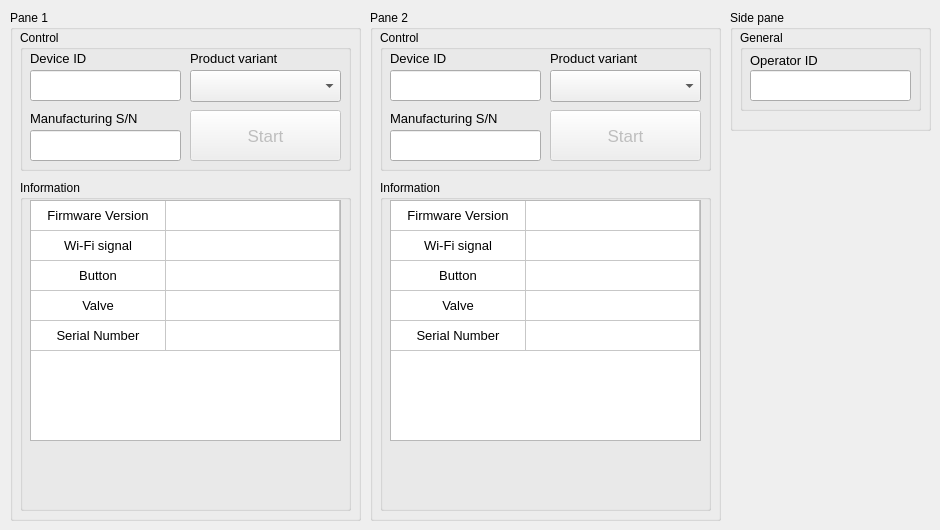
    <widget class="QWidget" name="fa_tab">
     <attribute name="title">
      <string>FA</string>
     </attribute>
     <widget class="QGroupBox" name="faGroupBox1">
      <property name="geometry">
       <rect>
        <x>10</x>
        <y>10</y>
        <width>351</width>
        <height>511</height>
       </rect>
      </property>
      <property name="title">
       <string>Pane 1</string>
      </property>
      <widget class="QGroupBox" name="faCtrlGroupBox1">
       <property name="geometry">
        <rect>
         <x>10</x>
         <y>20</y>
         <width>331</width>
         <height>141</height>
        </rect>
       </property>
       <property name="title">
        <string>Control</string>
       </property>
       <widget class="QPushButton" name="faStartPushButton1">
        <property name="enabled">
         <bool>false</bool>
        </property>
        <property name="geometry">
         <rect>
          <x>170</x>
          <y>80</y>
          <width>151</width>
          <height>51</height>
         </rect>
        </property>
        <property name="font">
         <font>
          <pointsize>13</pointsize>
         </font>
        </property>
        <property name="text">
         <string>Start</string>
        </property>
       </widget>
       <widget class="QLabel" name="label_35">
        <property name="geometry">
         <rect>
          <x>10</x>
          <y>20</y>
          <width>151</width>
          <height>16</height>
         </rect>
        </property>
        <property name="font">
         <font>
          <pointsize>10</pointsize>
         </font>
        </property>
        <property name="text">
         <string>Device ID</string>
        </property>
       </widget>
       <widget class="QLineEdit" name="faDeviceIDLineEdit1">
        <property name="geometry">
         <rect>
          <x>10</x>
          <y>40</y>
          <width>151</width>
          <height>31</height>
         </rect>
        </property>
        <property name="font">
         <font>
          <family>Source Code Pro</family>
          <pointsize>12</pointsize>
          <bold>true</bold>
         </font>
        </property>
        <property name="text">
         <string/>
        </property>
        <property name="alignment">
         <set>Qt::AlignCenter</set>
        </property>
       </widget>
       <widget class="QLabel" name="label_51">
        <property name="geometry">
         <rect>
          <x>170</x>
          <y>20</y>
          <width>151</width>
          <height>16</height>
         </rect>
        </property>
        <property name="font">
         <font>
          <pointsize>10</pointsize>
         </font>
        </property>
        <property name="text">
         <string>Product variant</string>
        </property>
       </widget>
       <widget class="QNoScrollComboBox" name="faPVComboBox1">
        <property name="geometry">
         <rect>
          <x>170</x>
          <y>40</y>
          <width>151</width>
          <height>32</height>
         </rect>
        </property>
        <property name="font">
         <font>
          <pointsize>12</pointsize>
         </font>
        </property>
       </widget>
       <widget class="QLabel" name="label_46">
        <property name="geometry">
         <rect>
          <x>10</x>
          <y>80</y>
          <width>151</width>
          <height>16</height>
         </rect>
        </property>
        <property name="font">
         <font>
          <pointsize>10</pointsize>
         </font>
        </property>
        <property name="text">
         <string>Manufacturing S/N</string>
        </property>
       </widget>
       <widget class="QLineEdit" name="faMfgSNLineEdit1">
        <property name="geometry">
         <rect>
          <x>10</x>
          <y>100</y>
          <width>151</width>
          <height>31</height>
         </rect>
        </property>
        <property name="font">
         <font>
          <family>Source Code Pro</family>
          <pointsize>12</pointsize>
          <bold>true</bold>
         </font>
        </property>
        <property name="text">
         <string/>
        </property>
        <property name="alignment">
         <set>Qt::AlignCenter</set>
        </property>
       </widget>
      </widget>
      <widget class="QGroupBox" name="faInfoGroupBox1">
       <property name="geometry">
        <rect>
         <x>10</x>
         <y>170</y>
         <width>331</width>
         <height>331</height>
        </rect>
       </property>
       <property name="title">
        <string>Information</string>
       </property>
       <widget class="QLabel" name="faStatusLabel1">
        <property name="geometry">
         <rect>
          <x>10</x>
          <y>280</y>
          <width>311</width>
          <height>31</height>
         </rect>
        </property>
        <property name="font">
         <font>
          <pointsize>13</pointsize>
          <bold>true</bold>
         </font>
        </property>
        <property name="text">
         <string>&lt;html&gt;&lt;head/&gt;&lt;body&gt;&lt;p&gt;&lt;br/&gt;&lt;/p&gt;&lt;/body&gt;&lt;/html&gt;</string>
        </property>
        <property name="alignment">
         <set>Qt::AlignCenter</set>
        </property>
        <property name="wordWrap">
         <bool>true</bool>
        </property>
       </widget>
       <widget class="QTableWidget" name="faTableWidget1">
        <property name="geometry">
         <rect>
          <x>10</x>
          <y>20</y>
          <width>311</width>
          <height>241</height>
         </rect>
        </property>
        <property name="font">
         <font>
          <pointsize>10</pointsize>
         </font>
        </property>
        <attribute name="horizontalHeaderVisible">
         <bool>false</bool>
        </attribute>
        <attribute name="horizontalHeaderDefaultSectionSize">
         <number>135</number>
        </attribute>
        <attribute name="horizontalHeaderStretchLastSection">
         <bool>true</bool>
        </attribute>
        <attribute name="verticalHeaderVisible">
         <bool>false</bool>
        </attribute>
        <row>
         <property name="text">
          <string/>
         </property>
        </row>
        <row>
         <property name="text">
          <string/>
         </property>
        </row>
        <row>
         <property name="text">
          <string/>
         </property>
        </row>
        <row>
         <property name="text">
          <string/>
         </property>
        </row>
        <row>
         <property name="text">
          <string/>
         </property>
        </row>
        <column>
         <property name="text">
          <string/>
         </property>
        </column>
        <column>
         <property name="text">
          <string/>
         </property>
        </column>
        <item row="0" column="0">
         <property name="text">
          <string>Firmware Version</string>
         </property>
         <property name="textAlignment">
          <set>AlignCenter</set>
         </property>
         <property name="flags">
          <set>ItemIsSelectable|ItemIsEnabled</set>
         </property>
        </item>
        <item row="0" column="1">
         <property name="text">
          <string/>
         </property>
         <property name="textAlignment">
          <set>AlignCenter</set>
         </property>
         <property name="flags">
          <set>ItemIsSelectable|ItemIsEnabled</set>
         </property>
        </item>
        <item row="1" column="0">
         <property name="text">
          <string>Wi-Fi signal</string>
         </property>
         <property name="textAlignment">
          <set>AlignCenter</set>
         </property>
         <property name="flags">
          <set>ItemIsSelectable|ItemIsEnabled</set>
         </property>
        </item>
        <item row="1" column="1">
         <property name="text">
          <string/>
         </property>
         <property name="textAlignment">
          <set>AlignCenter</set>
         </property>
         <property name="flags">
          <set>ItemIsSelectable|ItemIsEnabled</set>
         </property>
        </item>
        <item row="2" column="0">
         <property name="text">
          <string>Button</string>
         </property>
         <property name="textAlignment">
          <set>AlignCenter</set>
         </property>
         <property name="flags">
          <set>ItemIsSelectable|ItemIsEnabled</set>
         </property>
        </item>
        <item row="2" column="1">
         <property name="text">
          <string/>
         </property>
         <property name="textAlignment">
          <set>AlignCenter</set>
         </property>
         <property name="flags">
          <set>ItemIsSelectable|ItemIsEnabled</set>
         </property>
        </item>
        <item row="3" column="0">
         <property name="text">
          <string>Valve</string>
         </property>
         <property name="textAlignment">
          <set>AlignCenter</set>
         </property>
         <property name="flags">
          <set>ItemIsSelectable|ItemIsEnabled</set>
         </property>
        </item>
        <item row="3" column="1">
         <property name="text">
          <string/>
         </property>
         <property name="textAlignment">
          <set>AlignCenter</set>
         </property>
         <property name="flags">
          <set>ItemIsSelectable|ItemIsEnabled</set>
         </property>
        </item>
        <item row="4" column="0">
         <property name="text">
          <string>Serial Number</string>
         </property>
         <property name="textAlignment">
          <set>AlignCenter</set>
         </property>
        </item>
        <item row="4" column="1">
         <property name="text">
          <string/>
         </property>
         <property name="textAlignment">
          <set>AlignCenter</set>
         </property>
        </item>
       </widget>
       <widget class="QLabel" name="faInfoLabel1">
        <property name="geometry">
         <rect>
          <x>10</x>
          <y>20</y>
          <width>311</width>
          <height>301</height>
         </rect>
        </property>
        <property name="font">
         <font>
          <pointsize>13</pointsize>
          <bold>true</bold>
         </font>
        </property>
        <property name="text">
         <string>&lt;html&gt;&lt;head/&gt;&lt;body&gt;&lt;p align=&quot;center&quot;&gt;&lt;br/&gt;&lt;/p&gt;&lt;/body&gt;&lt;/html&gt;</string>
        </property>
        <property name="alignment">
         <set>Qt::AlignCenter</set>
        </property>
        <property name="wordWrap">
         <bool>true</bool>
        </property>
       </widget>
      </widget>
     </widget>
     <widget class="QGroupBox" name="faGroupBox2">
      <property name="geometry">
       <rect>
        <x>370</x>
        <y>10</y>
        <width>351</width>
        <height>511</height>
       </rect>
      </property>
      <property name="title">
       <string>Pane 2</string>
      </property>
      <widget class="QGroupBox" name="faCtrlGroupBox2">
       <property name="geometry">
        <rect>
         <x>10</x>
         <y>20</y>
         <width>331</width>
         <height>141</height>
        </rect>
       </property>
       <property name="title">
        <string>Control</string>
       </property>
       <widget class="QPushButton" name="faStartPushButton2">
        <property name="enabled">
         <bool>false</bool>
        </property>
        <property name="geometry">
         <rect>
          <x>170</x>
          <y>80</y>
          <width>151</width>
          <height>51</height>
         </rect>
        </property>
        <property name="font">
         <font>
          <pointsize>13</pointsize>
         </font>
        </property>
        <property name="text">
         <string>Start</string>
        </property>
       </widget>
       <widget class="QLabel" name="label_36">
        <property name="geometry">
         <rect>
          <x>10</x>
          <y>20</y>
          <width>151</width>
          <height>16</height>
         </rect>
        </property>
        <property name="font">
         <font>
          <pointsize>10</pointsize>
         </font>
        </property>
        <property name="text">
         <string>Device ID</string>
        </property>
       </widget>
       <widget class="QLineEdit" name="faDeviceIDLineEdit2">
        <property name="geometry">
         <rect>
          <x>10</x>
          <y>40</y>
          <width>151</width>
          <height>31</height>
         </rect>
        </property>
        <property name="font">
         <font>
          <family>Source Code Pro</family>
          <pointsize>12</pointsize>
          <bold>true</bold>
         </font>
        </property>
        <property name="text">
         <string/>
        </property>
        <property name="alignment">
         <set>Qt::AlignCenter</set>
        </property>
       </widget>
       <widget class="QNoScrollComboBox" name="faPVComboBox2">
        <property name="geometry">
         <rect>
          <x>170</x>
          <y>40</y>
          <width>151</width>
          <height>32</height>
         </rect>
        </property>
        <property name="font">
         <font>
          <pointsize>12</pointsize>
         </font>
        </property>
       </widget>
       <widget class="QLabel" name="label_52">
        <property name="geometry">
         <rect>
          <x>170</x>
          <y>20</y>
          <width>151</width>
          <height>16</height>
         </rect>
        </property>
        <property name="font">
         <font>
          <pointsize>10</pointsize>
         </font>
        </property>
        <property name="text">
         <string>Product variant</string>
        </property>
       </widget>
       <widget class="QLabel" name="label_47">
        <property name="geometry">
         <rect>
          <x>10</x>
          <y>80</y>
          <width>151</width>
          <height>16</height>
         </rect>
        </property>
        <property name="font">
         <font>
          <pointsize>10</pointsize>
         </font>
        </property>
        <property name="text">
         <string>Manufacturing S/N</string>
        </property>
       </widget>
       <widget class="QLineEdit" name="faMfgSNLineEdit2">
        <property name="geometry">
         <rect>
          <x>10</x>
          <y>100</y>
          <width>151</width>
          <height>31</height>
         </rect>
        </property>
        <property name="font">
         <font>
          <family>Source Code Pro</family>
          <pointsize>12</pointsize>
          <bold>true</bold>
         </font>
        </property>
        <property name="text">
         <string/>
        </property>
        <property name="alignment">
         <set>Qt::AlignCenter</set>
        </property>
       </widget>
      </widget>
      <widget class="QGroupBox" name="faInfoGroupBox2">
       <property name="geometry">
        <rect>
         <x>10</x>
         <y>170</y>
         <width>331</width>
         <height>331</height>
        </rect>
       </property>
       <property name="title">
        <string>Information</string>
       </property>
       <widget class="QLabel" name="faStatusLabel2">
        <property name="geometry">
         <rect>
          <x>10</x>
          <y>280</y>
          <width>311</width>
          <height>31</height>
         </rect>
        </property>
        <property name="font">
         <font>
          <pointsize>13</pointsize>
          <bold>true</bold>
         </font>
        </property>
        <property name="text">
         <string>&lt;html&gt;&lt;head/&gt;&lt;body&gt;&lt;p&gt;&lt;br/&gt;&lt;/p&gt;&lt;/body&gt;&lt;/html&gt;</string>
        </property>
        <property name="alignment">
         <set>Qt::AlignCenter</set>
        </property>
        <property name="wordWrap">
         <bool>true</bool>
        </property>
       </widget>
       <widget class="QTableWidget" name="faTableWidget2">
        <property name="geometry">
         <rect>
          <x>10</x>
          <y>20</y>
          <width>311</width>
          <height>241</height>
         </rect>
        </property>
        <property name="font">
         <font>
          <pointsize>10</pointsize>
         </font>
        </property>
        <attribute name="horizontalHeaderVisible">
         <bool>false</bool>
        </attribute>
        <attribute name="horizontalHeaderDefaultSectionSize">
         <number>135</number>
        </attribute>
        <attribute name="horizontalHeaderStretchLastSection">
         <bool>true</bool>
        </attribute>
        <attribute name="verticalHeaderVisible">
         <bool>false</bool>
        </attribute>
        <row>
         <property name="text">
          <string/>
         </property>
        </row>
        <row>
         <property name="text">
          <string/>
         </property>
        </row>
        <row>
         <property name="text">
          <string/>
         </property>
        </row>
        <row>
         <property name="text">
          <string/>
         </property>
        </row>
        <row>
         <property name="text">
          <string/>
         </property>
        </row>
        <column>
         <property name="text">
          <string/>
         </property>
        </column>
        <column>
         <property name="text">
          <string/>
         </property>
        </column>
        <item row="0" column="0">
         <property name="text">
          <string>Firmware Version</string>
         </property>
         <property name="textAlignment">
          <set>AlignCenter</set>
         </property>
         <property name="flags">
          <set>ItemIsSelectable|ItemIsEnabled</set>
         </property>
        </item>
        <item row="0" column="1">
         <property name="text">
          <string/>
         </property>
         <property name="textAlignment">
          <set>AlignCenter</set>
         </property>
         <property name="flags">
          <set>ItemIsSelectable|ItemIsEnabled</set>
         </property>
        </item>
        <item row="1" column="0">
         <property name="text">
          <string>Wi-Fi signal</string>
         </property>
         <property name="textAlignment">
          <set>AlignCenter</set>
         </property>
         <property name="flags">
          <set>ItemIsSelectable|ItemIsEnabled</set>
         </property>
        </item>
        <item row="1" column="1">
         <property name="text">
          <string/>
         </property>
         <property name="textAlignment">
          <set>AlignCenter</set>
         </property>
         <property name="flags">
          <set>ItemIsSelectable|ItemIsEnabled</set>
         </property>
        </item>
        <item row="2" column="0">
         <property name="text">
          <string>Button</string>
         </property>
         <property name="textAlignment">
          <set>AlignCenter</set>
         </property>
         <property name="flags">
          <set>ItemIsSelectable|ItemIsEnabled</set>
         </property>
        </item>
        <item row="2" column="1">
         <property name="text">
          <string/>
         </property>
         <property name="textAlignment">
          <set>AlignCenter</set>
         </property>
         <property name="flags">
          <set>ItemIsSelectable|ItemIsEnabled</set>
         </property>
        </item>
        <item row="3" column="0">
         <property name="text">
          <string>Valve</string>
         </property>
         <property name="textAlignment">
          <set>AlignCenter</set>
         </property>
         <property name="flags">
          <set>ItemIsSelectable|ItemIsEnabled</set>
         </property>
        </item>
        <item row="3" column="1">
         <property name="text">
          <string/>
         </property>
         <property name="textAlignment">
          <set>AlignCenter</set>
         </property>
         <property name="flags">
          <set>ItemIsSelectable|ItemIsEnabled</set>
         </property>
        </item>
        <item row="4" column="0">
         <property name="text">
          <string>Serial Number</string>
         </property>
         <property name="textAlignment">
          <set>AlignCenter</set>
         </property>
        </item>
        <item row="4" column="1">
         <property name="text">
          <string/>
         </property>
         <property name="textAlignment">
          <set>AlignCenter</set>
         </property>
        </item>
       </widget>
       <widget class="QLabel" name="faInfoLabel2">
        <property name="geometry">
         <rect>
          <x>10</x>
          <y>20</y>
          <width>311</width>
          <height>301</height>
         </rect>
        </property>
        <property name="font">
         <font>
          <pointsize>13</pointsize>
          <bold>true</bold>
         </font>
        </property>
        <property name="text">
         <string>&lt;html&gt;&lt;head/&gt;&lt;body&gt;&lt;p align=&quot;center&quot;&gt;&lt;br/&gt;&lt;/p&gt;&lt;/body&gt;&lt;/html&gt;</string>
        </property>
        <property name="alignment">
         <set>Qt::AlignCenter</set>
        </property>
        <property name="wordWrap">
         <bool>true</bool>
        </property>
       </widget>
      </widget>
     </widget>
     <widget class="QGroupBox" name="faSideGroupBox">
      <property name="geometry">
       <rect>
        <x>730</x>
        <y>10</y>
        <width>201</width>
        <height>121</height>
       </rect>
      </property>
      <property name="title">
       <string>Side pane</string>
      </property>
      <widget class="QGroupBox" name="faGeneralGroupBox">
       <property name="geometry">
        <rect>
         <x>10</x>
         <y>20</y>
         <width>181</width>
         <height>81</height>
        </rect>
       </property>
       <property name="title">
        <string>General</string>
       </property>
       <widget class="QLineEdit" name="faOperatorIDLineEdit">
        <property name="geometry">
         <rect>
          <x>10</x>
          <y>40</y>
          <width>161</width>
          <height>31</height>
         </rect>
        </property>
        <property name="font">
         <font>
          <family>Source Code Pro</family>
          <pointsize>12</pointsize>
          <bold>true</bold>
         </font>
        </property>
        <property name="text">
         <string/>
        </property>
        <property name="alignment">
         <set>Qt::AlignCenter</set>
        </property>
       </widget>
       <widget class="QLabel" name="label_4">
        <property name="geometry">
         <rect>
          <x>10</x>
          <y>20</y>
          <width>161</width>
          <height>20</height>
         </rect>
        </property>
        <property name="font">
         <font>
          <pointsize>10</pointsize>
         </font>
        </property>
        <property name="text">
         <string>Operator ID</string>
        </property>
       </widget>
      </widget>
     </widget>
    </widget>
